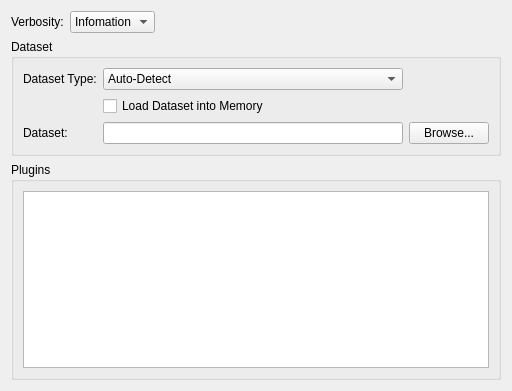
<?xml version="1.0" encoding="UTF-8"?>
<ui version="4.0">
 <author>Morteza Ansarinia</author>
 <class>KMeansPageWidget</class>
 <widget class="QWidget" name="KMeansPageWidget">
  <property name="geometry">
   <rect>
    <x>0</x>
    <y>0</y>
    <width>512</width>
    <height>391</height>
   </rect>
  </property>
  <property name="minimumSize">
   <size>
    <width>450</width>
    <height>300</height>
   </size>
  </property>
  <property name="windowTitle">
   <string>Form</string>
  </property>
  <layout class="QFormLayout" name="formLayout">
   <property name="fieldGrowthPolicy">
    <enum>QFormLayout::FieldsStayAtSizeHint</enum>
   </property>
   <property name="formAlignment">
    <set>Qt::AlignLeading|Qt::AlignLeft|Qt::AlignTop</set>
   </property>
   <item row="0" column="0">
    <widget class="QLabel" name="vecbosityLbl">
     <property name="text">
      <string>Verbosity:</string>
     </property>
    </widget>
   </item>
   <item row="0" column="1">
    <widget class="QComboBox" name="comboBox">
     <item>
      <property name="text">
       <string>Infomation</string>
      </property>
      <property name="icon">
       <iconset resource="../KD2.qrc">
        <normaloff>:/resources/green-dot.png</normaloff>:/resources/green-dot.png</iconset>
      </property>
     </item>
     <item>
      <property name="text">
       <string>Error</string>
      </property>
      <property name="icon">
       <iconset resource="../KD2.qrc">
        <normaloff>:/resources/red-dot.png</normaloff>:/resources/red-dot.png</iconset>
      </property>
     </item>
     <item>
      <property name="text">
       <string>Debug</string>
      </property>
      <property name="icon">
       <iconset resource="../KD2.qrc">
        <normaloff>:/resources/yellow-dot.png</normaloff>:/resources/yellow-dot.png</iconset>
      </property>
     </item>
    </widget>
   </item>
   <item row="2" column="0" colspan="2">
    <widget class="QGroupBox" name="groupBox">
     <property name="title">
      <string>Dataset</string>
     </property>
     <layout class="QGridLayout" name="gridLayout">
      <item row="0" column="0">
       <widget class="QLabel" name="label_2">
        <property name="text">
         <string>Dataset Type:</string>
        </property>
       </widget>
      </item>
      <item row="3" column="0">
       <widget class="QLabel" name="label_3">
        <property name="text">
         <string>Dataset:</string>
        </property>
       </widget>
      </item>
      <item row="0" column="1">
       <widget class="QComboBox" name="datasetTypeComboBox">
        <item>
         <property name="text">
          <string>Auto-Detect</string>
         </property>
        </item>
        <item>
         <property name="text">
          <string>Comma Seperated File</string>
         </property>
        </item>
        <item>
         <property name="text">
          <string>Tab Seperated File</string>
         </property>
        </item>
       </widget>
      </item>
      <item row="3" column="1">
       <widget class="QLineEdit" name="lineEdit">
        <property name="text">
         <string/>
        </property>
        <property name="readOnly">
         <bool>true</bool>
        </property>
       </widget>
      </item>
      <item row="3" column="2">
       <widget class="QPushButton" name="browseForDatasetBtn">
        <property name="text">
         <string>Browse...</string>
        </property>
       </widget>
      </item>
      <item row="2" column="1">
       <widget class="QCheckBox" name="checkBox">
        <property name="text">
         <string>Load Dataset into Memory</string>
        </property>
       </widget>
      </item>
     </layout>
    </widget>
   </item>
   <item row="3" column="0" colspan="2">
    <widget class="QGroupBox" name="groupBox_2">
     <property name="title">
      <string>Plugins</string>
     </property>
     <layout class="QVBoxLayout" name="verticalLayout">
      <item>
       <widget class="QListWidget" name="pluginsListwidget"/>
      </item>
     </layout>
    </widget>
   </item>
  </layout>
 </widget>
 <resources>
  <include location="../KD2.qrc"/>
 </resources>
 <connections/>
</ui>
